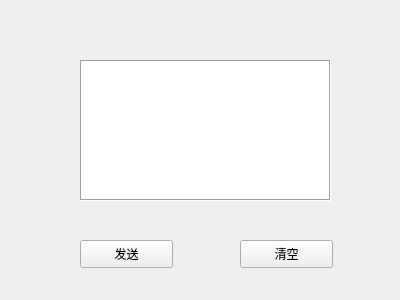
<?xml version="1.0" encoding="UTF-8"?>
<ui version="4.0">
 <class>Form</class>
 <widget class="QWidget" name="Form">
  <property name="geometry">
   <rect>
    <x>0</x>
    <y>0</y>
    <width>400</width>
    <height>300</height>
   </rect>
  </property>
  <property name="windowTitle">
   <string>Form</string>
  </property>
  <widget class="QPushButton" name="pushButton">
   <property name="geometry">
    <rect>
     <x>80</x>
     <y>240</y>
     <width>93</width>
     <height>28</height>
    </rect>
   </property>
   <property name="text">
    <string>发送</string>
   </property>
  </widget>
  <widget class="QPushButton" name="pushButton_2">
   <property name="geometry">
    <rect>
     <x>240</x>
     <y>240</y>
     <width>93</width>
     <height>28</height>
    </rect>
   </property>
   <property name="text">
    <string>清空</string>
   </property>
  </widget>
  <widget class="QTextEdit" name="textEdit">
   <property name="geometry">
    <rect>
     <x>80</x>
     <y>60</y>
     <width>251</width>
     <height>141</height>
    </rect>
   </property>
   <property name="frameShape">
    <enum>QFrame::Box</enum>
   </property>
  </widget>
 </widget>
 <resources/>
 <connections/>
</ui>
